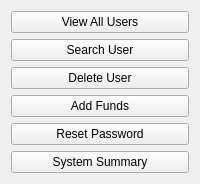
<?xml version="1.0" encoding="UTF-8"?>
<ui version="4.0">
 <class>AdminDashboard</class>
 <widget class="QWidget" name="AdminDashboard">
  <property name="windowTitle">
   <string>Admin Dashboard</string>
  </property>
  <layout class="QVBoxLayout" name="verticalLayout">
   <item>
    <widget class="QPushButton" name="viewUsersButton">
     <property name="text">
      <string>View All Users</string>
     </property>
    </widget>
   </item>
   <item>
    <widget class="QPushButton" name="searchUserButton">
     <property name="text">
      <string>Search User</string>
     </property>
    </widget>
   </item>
   <item>
    <widget class="QPushButton" name="deleteUserButton">
     <property name="text">
      <string>Delete User</string>
     </property>
    </widget>
   </item>
   <item>
    <widget class="QPushButton" name="addFundsButton">
     <property name="text">
      <string>Add Funds</string>
     </property>
    </widget>
   </item>
   <item>
    <widget class="QPushButton" name="resetPasswordButton">
     <property name="text">
      <string>Reset Password</string>
     </property>
    </widget>
   </item>
   <item>
    <widget class="QPushButton" name="summaryButton">
     <property name="text">
      <string>System Summary</string>
     </property>
    </widget>
   </item>
  </layout>
 </widget>
</ui>
